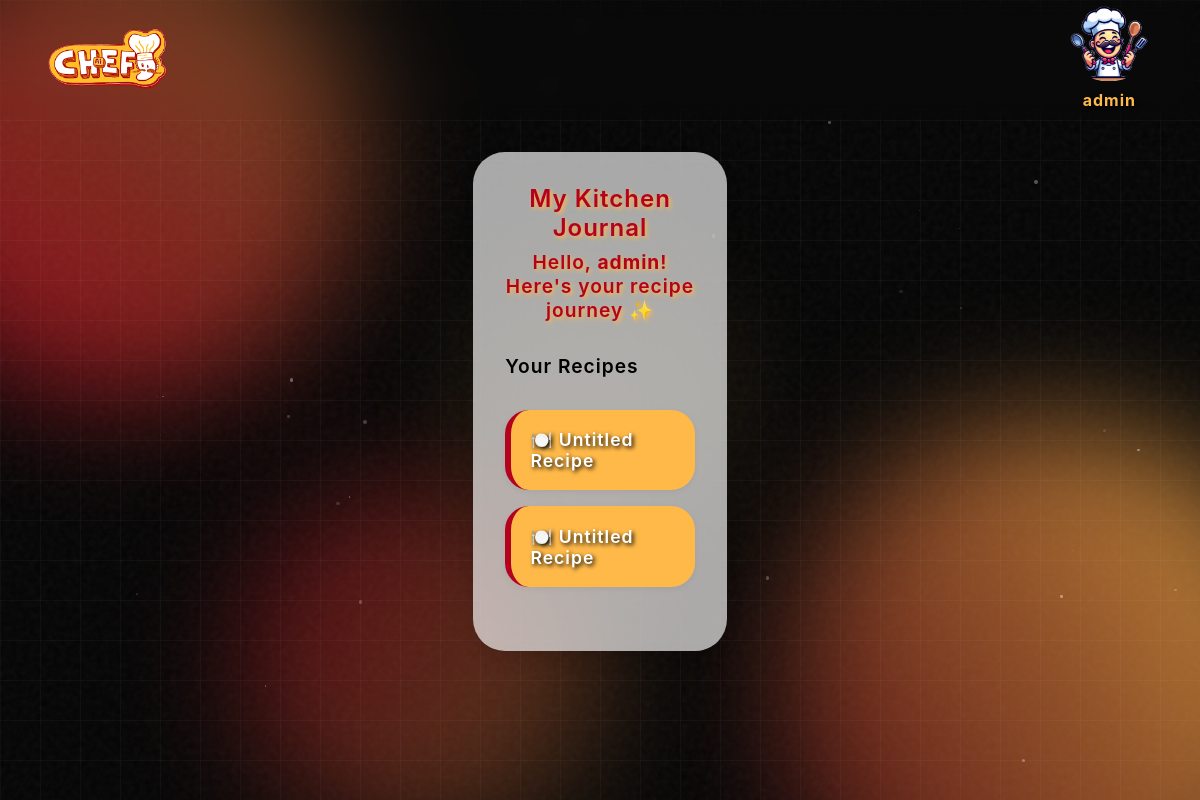
/profile/ (signed in), run on an earlier commit of the app's database.
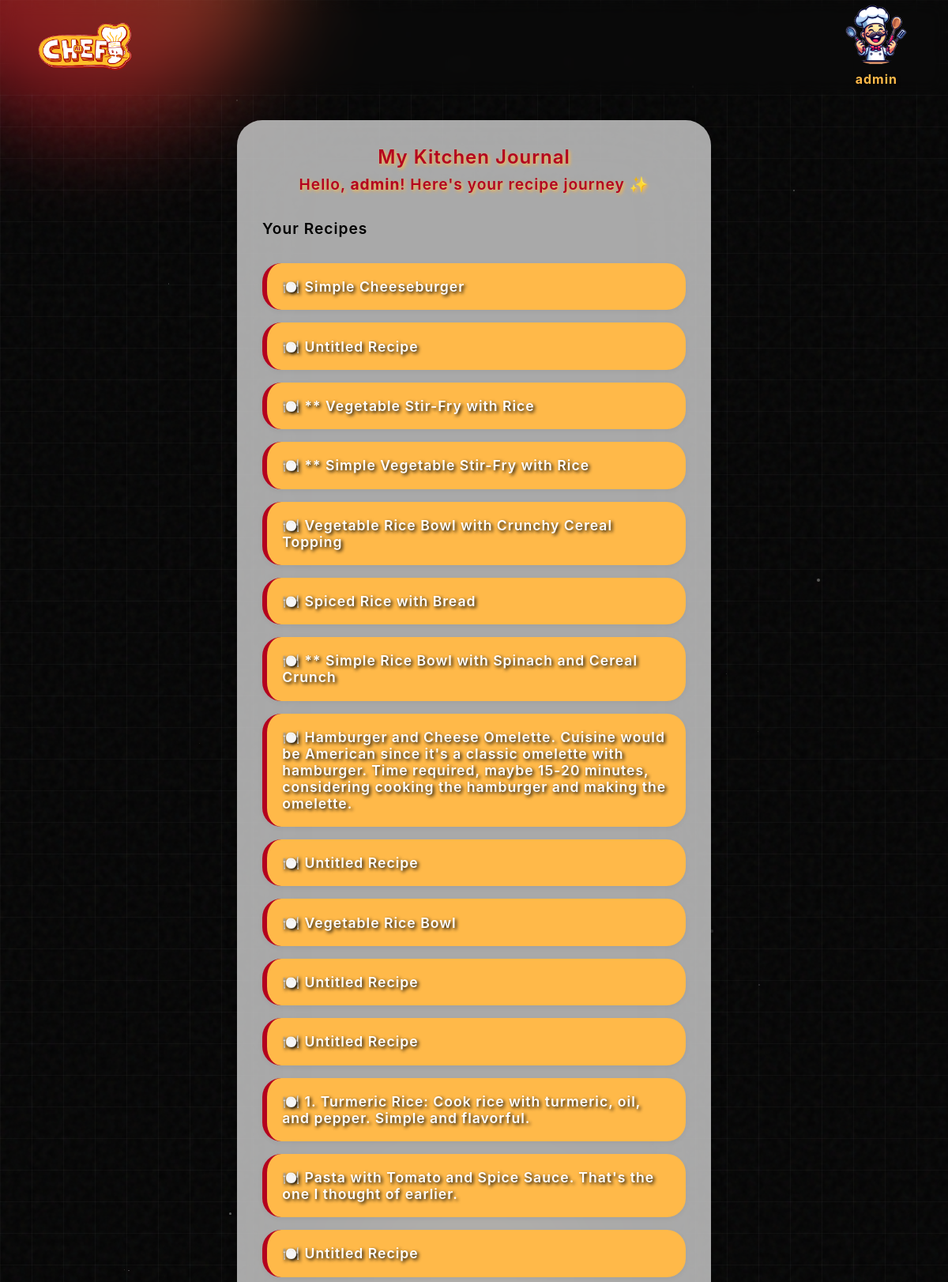
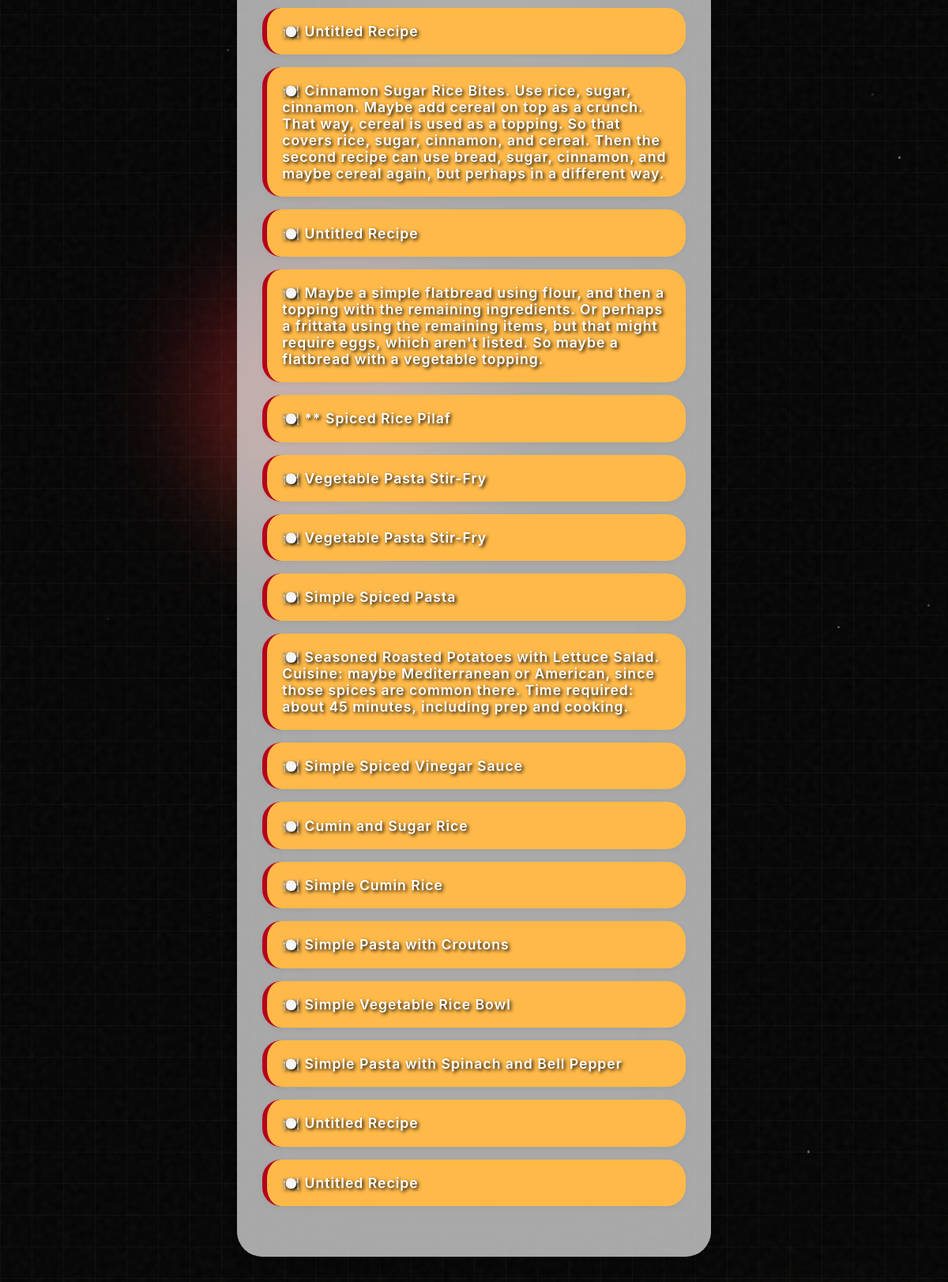
And on a later commit of the database (2 pictures, top to bottom).
### chef_ai/models.py (models this page shows)
class userHistory(models.Model):
    userID = models.ForeignKey(User, on_delete = models.PROTECT)
    selectedIngredients = models.CharField(max_length=2000, blank=False)
    generatedRecipe = models.CharField(max_length=10000, blank=False)
    title = models.CharField(max_length=255, default='Untitled Recipe')

### chef_ai/views.py (the view)
# urls.py: path('profile/', views.getProfile, name='profile'),
def getProfile(request):
    if not request.user.is_authenticated:
        return redirect('login')
    history = userHistory.objects.filter(userID=request.user).order_by('-id')
    return render(request, 'registration/profile.html', {'history': history})

### templates/registration/profile.html (shortened to what this page needs)
{% extends "base.html" %}
{% load static %}
{% block content %}
<div class="gradient-background">
    <div class="gradient-sphere sphere-1"></div>
    <div class="gradient-sphere sphere-2"></div>
    <div class="gradient-sphere sphere-3"></div>
    <div class="glow"></div>
    <div class="grid-overlay"></div>
    <div class="noise-overlay"></div>
    <div class="particles-container" id="particles-container"></div>
</div>
<div class="journal-container">
    <div class="user-greeting">
        <h1>My Kitchen Journal</h1>
        <p>Hello, <strong>{{ request.user.username }}</strong>! Here's your recipe journey ✨</p>
    </div>
    <div class="history-section">
        <h2>Your Recipes</h2>
        <ul class="recipe-list">
            {% for recipe in history %}
                <li class="recipe-item">
                    <a href="{% url 'view_saved_recipe' recipe.id %}">
                        🍽️ {{ recipe.title }}
                    </a>
                </li>
            {% empty %}
                <li class="empty-message">You haven't generated any recipes yet.</li>
            {% endfor %}
        </ul>
    </div>
</div>
{% endblock %}

### templates/base.html (shortened to what this page needs)
{% load static %}
<!DOCTYPE html>
<html>
<head>
    <link rel="stylesheet" href="{% static 'chef_ai/styles/base.css' %}">
    <link rel="stylesheet" href="{% static 'chef_ai/styles/header.css' %}">
    <link rel="stylesheet" href="{% static 'chef_ai/styles/launchpage.css' %}">
    <link rel="stylesheet" href="{% static 'chef_ai/styles/logon.css' %}">
    <link rel="stylesheet" href="{% static 'chef_ai/styles/response.css' %}">
    <link rel="stylesheet" href="{% static 'chef_ai/styles/searchbar.css' %}">
    <link rel="stylesheet" href="{% static 'chef_ai/styles/ingredientItems.css' %}">
    <link rel="stylesheet" href="{% static 'chef_ai/styles/profile.css' %}">
    <link rel="stylesheet" href="{% static 'chef_ai/styles/landing.css' %}">
    <link rel="stylesheet" href="{% static 'chef_ai/styles/loading.css' %}">
</head>
<body>
    <header class="header">
        <div class="chefAI">
            <a href="{% url 'index' %}">
                <img src="{% static 'chef_ai/images/AICHEF400X.png' %}" alt="">
            </a>
        </div>
        <div class="navbar">
            {% if user.is_authenticated %}
            <div class="dropdown">
                <div class="userContainer">
                <img class="userLogo dropbtn" src="{% static 'chef_ai/images/defaultLogo.png' %}">
                <p>{{ request.user.username }}</p>
                </div>
            </div>
            {% else %}
            <a class="loginButton" href="{% url 'login' %}">Log In</a>
            {% endif %}
        </div>
    </header>
    <div class="root">
    {% block content %}
    {% endblock %}
    </div>
</body>
</html>

### chef_ai/static/chef_ai/styles/base.css (style rules this page uses)
* { margin: 0; padding: 0; box-sizing: border-box; font-family: 'Poppins', sans-serif; }
.root { padding-top:7.5rem; }

### chef_ai/static/chef_ai/styles/header.css (style rules this page uses)
.header { position: fixed; top: 0; left: 0; right: 0; max-height: 7.5rem; width: 100vw; backdrop-filter: blur(10px); display: flex; justify-content: space-between; align-items: center; z-index: 100; }
.header .chefAI img { margin-left:3rem; max-width: 10rem; max-height: 7.5rem; transition: transform 0.2s ease-in-out; }
.header .navbar .userContainer { display:flex; flex-direction: column; max-height:7.5rem; align-items: center; transition: transform 0.2s ease-in-out; margin-right: 3rem; }
.header .navbar .userContainer p { color:#FFB949; text-shadow: 2px 2px 4px black; padding:.5rem 1rem; font-weight: bold; text-align: center; max-width: 10rem; word-wrap: none; text-overflow: ellipsis; overflow: hidden; }
.header .navbar .userContainer .userLogo { max-width:5rem; max-height:5rem; border-radius:50%; object-fit: cover; }
.header .navbar .dropdown { position: relative; display: inline-block; }

### chef_ai/static/chef_ai/styles/launchpage.css (style rules this page uses)
.gradient-background { position: absolute; top: 0; left: 0; width: 100%; height: 100%; z-index: 1; overflow: hidden; }
.gradient-sphere { position: absolute; border-radius: 50%; filter: blur(60px); }
.sphere-1 { width: 40vw; height: 40vw; background: linear-gradient(40deg, rgba(180, 2, 30, 0.8), rgba(255, 185, 73, 0.4)); top: -10%; left: -10%; animation: float-1 15s ease-in-out infinite alternate; }
.noise-overlay { position: absolute; top: 0; left: 0; width: 100%; height: 100%; opacity: 0.05; z-index: 5; }
.grid-overlay { position: absolute; top: 0; left: 0; width: 100%; height: 100%; background-size: 40px 40px; background-image: linear-gradient(to right, rgba(255, 255, 255, 0.03) 1px, transparent 1px), linear-gradient(to bottom, rgba(255, 255, 255, 0.03) 1px, transparent 1px); z-index: 2; }
.glow { position: absolute; width: 40vw; height: 40vh; background: radial-gradient(circle, rgba(255, 185, 73, 0.15), transparent 70%); top: 50%; left: 50%; transform: translate(-50%, -50%); z-index: 2; animation: pulse 8s infinite alternate; filter: blur(30px); }
.particles-container { position: absolute; top: 0; left: 0; width: 100%; height: 100%; z-index: 3; pointer-events: none; }

### chef_ai/static/chef_ai/styles/logon.css (style rules this page uses)
:root { --background: #1a1a2e; --color: #ffffff; --primary-color: #0f3460; }
* { box-sizing: border-box; font-family: 'Inter', 'Helvetica Neue', sans-serif; }
html { scroll-behavior: smooth; }
body { margin: 0; box-sizing: border-box; font-family: 'Inter', 'Helvetica Neue', sans-serif; background: var(--background); letter-spacing: 1px; transition: background 0.2s ease; -webkit-transition: background 0.2s ease; -moz-transition: background 0.2s ease; -ms-transition: background 0.2s ease; -o-transition: background 0.2s ease; }
a { text-decoration: none; color: white; }
h1 { font-size: 2.5rem; }

### chef_ai/static/chef_ai/styles/response.css (style rules this page uses)
.gradient-background { position: fixed; top: 0; left: 0; width: 100%; height: 100%; z-index: 0; overflow: hidden; pointer-events: none; }
.gradient-sphere { position: absolute; border-radius: 50%; filter: blur(60px); }
.sphere-1 { width: 40vw; height: 40vw; background: linear-gradient(40deg, rgba(180, 2, 30, 0.8), rgba(255, 185, 73, 0.4)); top: -10%; left: -10%; animation: float-1 15s ease-in-out infinite alternate; }
.noise-overlay { position: absolute; top: 0; left: 0; width: 100%; height: 100%; opacity: 0.05; z-index: 5; }
.grid-overlay { position: absolute; top: 0; left: 0; width: 100%; height: 100%; background-size: 40px 40px; background-image: linear-gradient(to right, rgba(255, 255, 255, 0.03) 1px, transparent 1px), linear-gradient(to bottom, rgba(255, 255, 255, 0.03) 1px, transparent 1px); z-index: 2; }
.glow { position: absolute; width: 40vw; height: 40vh; background: radial-gradient(circle, rgba(255, 185, 73, 0.15), transparent 70%); top: 50%; left: 50%; transform: translate(-50%, -50%); z-index: 2; animation: pulse 8s infinite alternate; filter: blur(30px); }
.particles-container { position: absolute; top: 0; left: 0; width: 100%; height: 100%; z-index: 3; pointer-events: none; }

What changed in the data, as far as the page shows it:
added userHistory: title "Simple Cheeseburger"
added userHistory: title "Untitled Recipe"
added userHistory: title "** Vegetable Stir-Fry with Rice"
added userHistory: title "** Simple Vegetable Stir-Fry with Rice"
added userHistory: title "Vegetable Rice Bowl with Crunchy Cereal Topping"
added userHistory: title "Spiced Rice with Bread"
added userHistory: title "** Simple Rice Bowl with Spinach and Cereal Crunch"
added userHistory: title "Hamburger and Cheese Omelette. Cuisine would be American since it's a classic omelette with hamburger. Time required, maybe 15-20 minutes, considering cooking the hamburger and making the omelette."
added userHistory: title "Untitled Recipe"
added userHistory: title "Vegetable Rice Bowl"
added userHistory: title "Untitled Recipe"
added userHistory: title "Untitled Recipe"
added userHistory: title "1. Turmeric Rice: Cook rice with turmeric, oil, and pepper. Simple and flavorful."
added userHistory: title "Pasta with Tomato and Spice Sauce. That's the one I thought of earlier."
added userHistory: title "Untitled Recipe"
added userHistory: title "Untitled Recipe"
added userHistory: title "Cinnamon Sugar Rice Bites. Use rice, sugar, cinnamon. Maybe add cereal on top as a crunch. That way, cereal is used as a topping. So that covers rice, sugar, cinnamon, and cereal. Then the second recipe can use bread, sugar, cinnamon, and maybe cereal again, but perhaps in a different way."
added userHistory: title "Untitled Recipe"
added userHistory: title "Maybe a simple flatbread using flour, and then a topping with the remaining ingredients. Or perhaps a frittata using the remaining items, but that might require eggs, which aren't listed. So maybe a flatbread with a vegetable topping."
added userHistory: title "** Spiced Rice Pilaf"
added userHistory: title "Vegetable Pasta Stir-Fry"
added userHistory: title "Vegetable Pasta Stir-Fry"
added userHistory: title "Simple Spiced Pasta"
added userHistory: title "Seasoned Roasted Potatoes with Lettuce Salad. Cuisine: maybe Mediterranean or American, since those spices are common there. Time required: about 45 minutes, including prep and cooking."
added userHistory: title "Simple Spiced Vinegar Sauce"
added userHistory: title "Cumin and Sugar Rice"
added userHistory: title "Simple Cumin Rice"
added userHistory: title "Simple Pasta with Croutons"
added userHistory: title "Simple Vegetable Rice Bowl"
added userHistory: title "Simple Pasta with Spinach and Bell Pepper"
